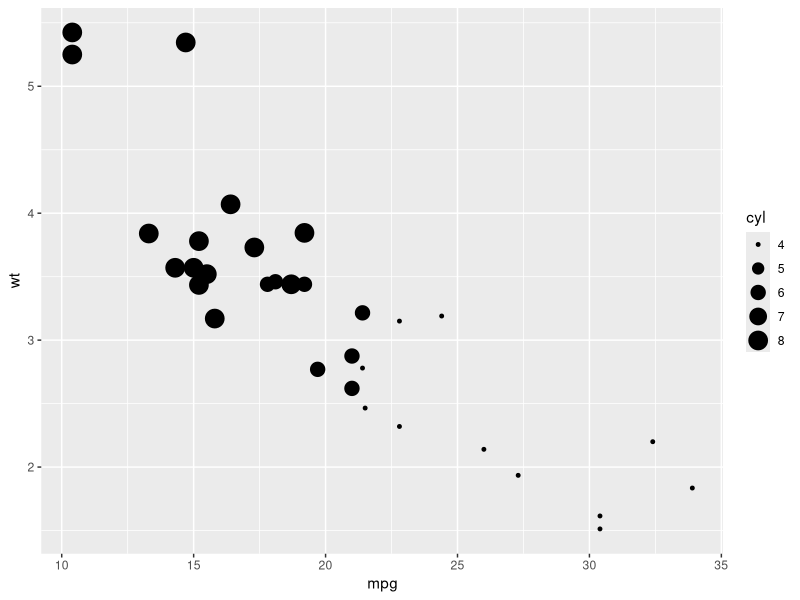
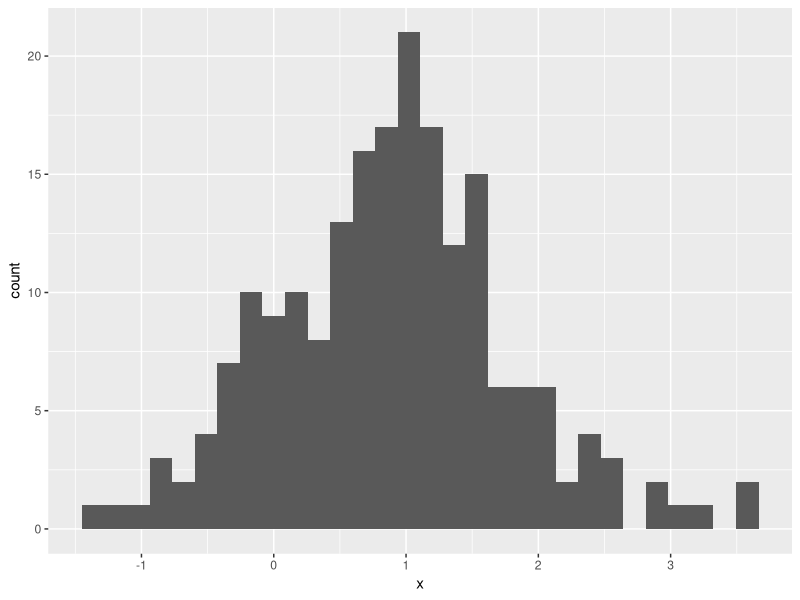
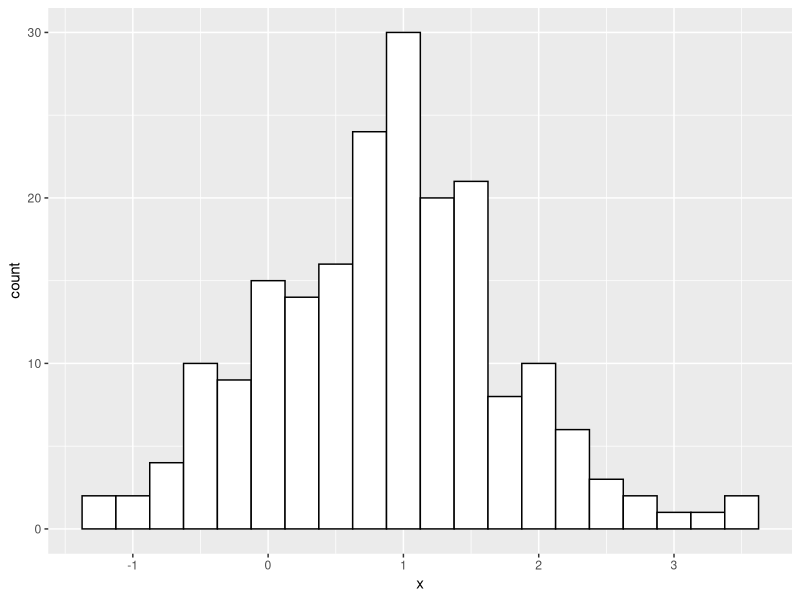
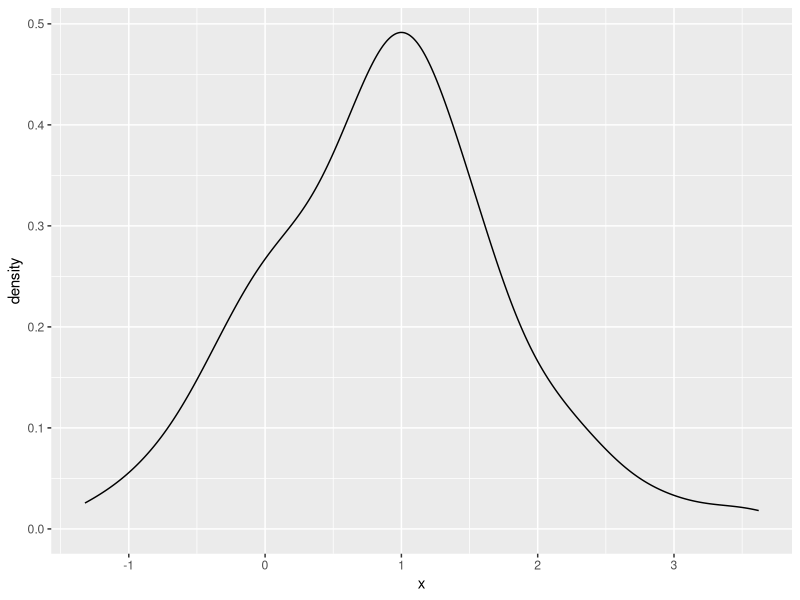
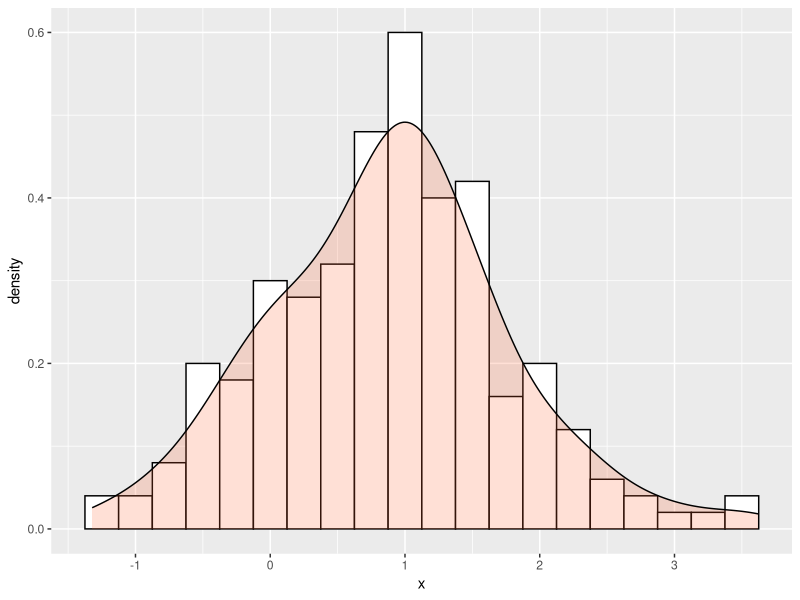
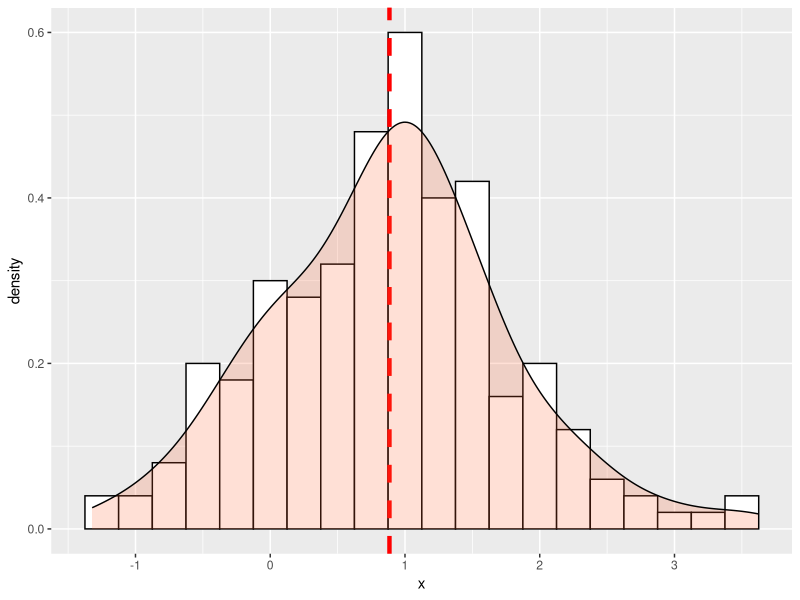
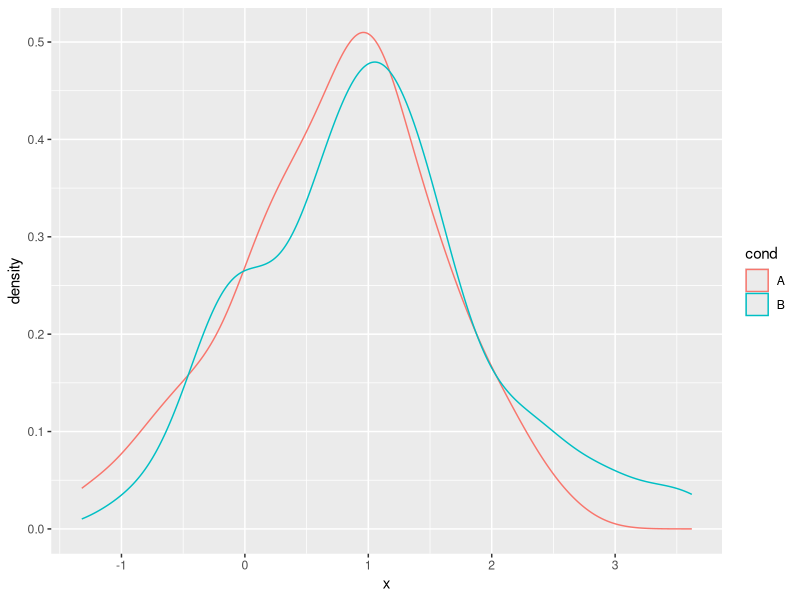
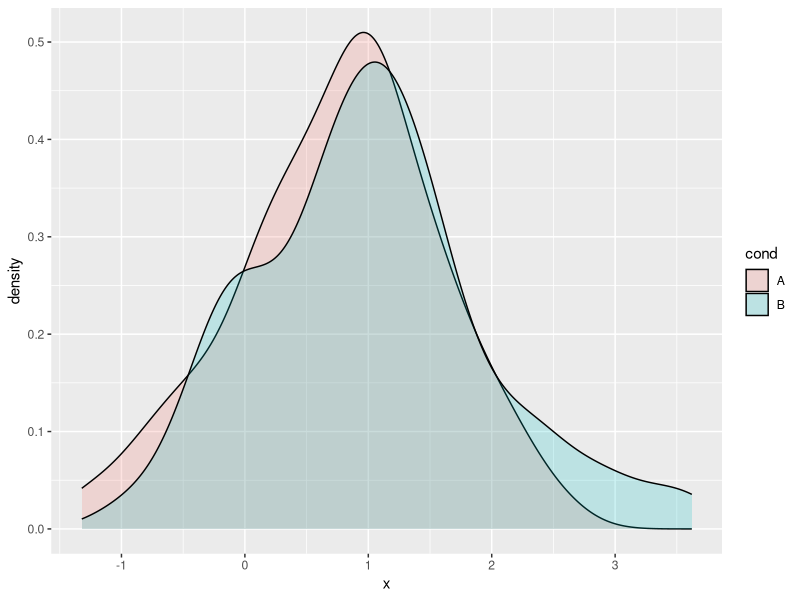

Write R code to recreate these figures, in order.
# Advanced Graphics: ggplot2


install.packages("ggplot2")
library("ggplot2")

qplot(mpg, wt,data = mtcars, size = cyl)

#First Example

x <- rnorm(200, mean = 0.8)
cond <- sample(c("A","B"), replace = T, 200)
d <- data.frame(cond,x)
head(d)

ggplot(d, aes(x)) + geom_histogram()

ggplot(d, aes(x)) +
  geom_histogram(binwidth=0.25, color="black", fill="white")

ggplot(d, aes(x)) + geom_density()

ggplot(d, aes(x)) +
  geom_histogram(aes(y=..density..), binwidth= 0.25, color="black", fill="white") +
  geom_density(alpha = 0.2 , fill= "#FF6633")

ggplot(d, aes(x)) +
  geom_histogram(aes(y=..density..), binwidth=0.25, color="black", fill="white") +
  geom_vline (aes (xintercept = mean(x)), color = "red", size = 1.5, linetype = "dashed") +
  geom_density(alpha = 0.2 , fill= "#FF6633")

ggplot(d,aes(x, color = cond)) + 
  geom_density()

ggplot(d,aes(x, fill = cond)) + 
  geom_density(alpha = 0.2)




# Example 2

x <- 1:30 + rnorm(30,sd = 1.5)
y <- 1:30 + rnorm(30, sd = 2)

cond <- rep(c("A","B"), each = 15)
cond
r <- data.frame(x,y, cond)
head(r)
tail(r)

ggplot(r, aes(x,y)) +
  geom_point(shape = 2, size = 2)

ggplot(r, aes(x,y, color = cond)) +
  geom_point(shape = 1, size = 2)


ggplot(r, aes(x,y)) +
  geom_point(shape = 1, size = 2) +
  geom_smooth(method = lm, se = F)

ggplot(r, aes(x,y)) +
  geom_point(shape = 1, size = 2)+
  geom_smooth(method = loess)

ggplot(r, aes(x,y, col = cond )) + 
  geom_point(shape = 3 , size =3) +
  geom_smooth(method = lm, se= F)


ggplot(r, aes(x,y, shape = cond )) + geom_point()

# Box plot

ggplot(r, aes(cond, x)) + geom_boxplot()

ggplot(r, aes(cond, x, fill = cond)) + geom_boxplot()

ggplot(r, aes(cond, x, fill = cond)) + 
  geom_boxplot() + 
  guides(fill=FALSE) +
  ggtitle("Box Plot")


# Example 3:

#      sex   time total_bill
# 1 Female  Lunch      13.53
# 2 Female Dinner      16.81
# 3   Male  Lunch      16.24
# 4   Male Dinner      17.42

sex = c("Female","Female","Male","Male")
time = c("Lunch","Dinner","Lunch","Dinner")
total_bill = c(13.53, 16.81, 16.24, 17.42)

d <- data.frame(sex, time, total_bill)
d

ggplot(d, aes(x=time, y=total_bill, group=sex)) +
  geom_line() +
  geom_point()

ggplot(d, aes(x=time, y=total_bill, group=sex, colour = sex)) +
  geom_line() +
  geom_point()

ggplot(d, aes(x=time, y=total_bill, group=sex, shape = sex)) +
  geom_line() +
  geom_point()


ggplot(d, aes(x=time, y=total_bill, group=sex, shape = sex)) +
  geom_line(size = 1.5) +
  geom_point(size = 4, fill = "red") +
  scale_shape_manual(values=c(23,21))

